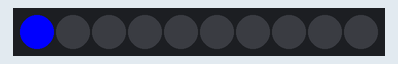
A program run on a simulated Raspberry Pi Pico running MicroPython. Shown: 10 RGB LEDs in strip order, left to right. At 1.0 s the program stops and its outputs stay as they are.

Above: at 0.06 s.
At 0.51 s:
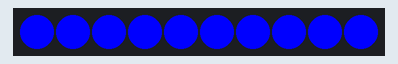
At 1.0 s:
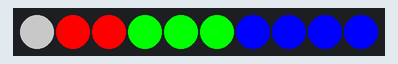

The program:

neopixel_LEDs.py
```python
# UAMT_BOT demo - line follow
# Ludek Zalud, 26.6.2025
# HW version: UAMTbot 0.9
# Functions: NEOPIXEL LED demo
# NOTE: neopixel.py library has to be present on PICO

import time
from neopixel import Neopixel
from machine import Pin, PWM, I2C

numpix = 10 #number of neopixel LEDs
strip = Neopixel(numpix, 0, 22, "GRB")


for i in range(0,10):
    strip.set_pixel(i, (0, 0, 255))
    time.sleep_ms(50)
    strip.show()

for i in range(0,6):
    strip.set_pixel(i, (0, 255, 0))
    time.sleep_ms(50)
    strip.show()

for i in range(0,3):
    strip.set_pixel(i, (255, 0, 0))
    time.sleep_ms(50)
    strip.show()

strip.set_pixel(0, (100, 100, 100))
time.sleep_ms(1)
strip.show()
```
